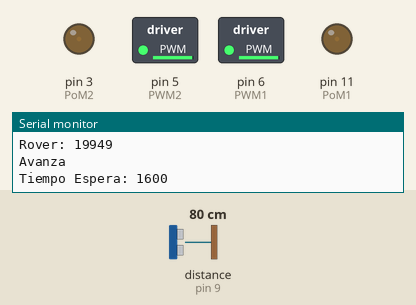
A sketch run on a simulated Arduino Uno, built with avr-gcc and run on an emulated ATmega328P. On the bench: switched loads named in the sketch (green lamp = pin HIGH), output pins drawn as LEDs (lit = HIGH), the last lines printed to the serial monitor. Wiring (inferred from the names in the program): ultrasonic range finder: trigger pin 10; echo pin 9. Dashed ring = blinking. The test bench sets the inputs (shaded band); at power-on: distance to the obstacle (sensor on pin 9) 80 cm. The echo pulse lasts 58.3 µs per cm; random numbers use the default seed unless the sketch sets one; pins used as bus, display or sensor lines are not drawn.

Above: at 3.3 s.
3.4 s: distance to the obstacle (sensor on pin 9) set to 23 cm
6.4 s: distance to the obstacle (sensor on pin 9) set to 19 cm
At 7.3 s:
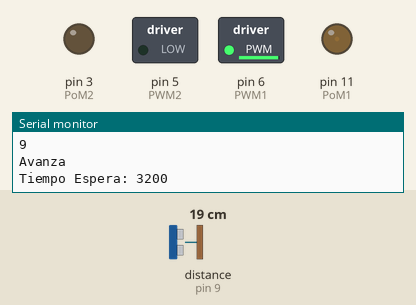
8.0 s: distance to the obstacle (sensor on pin 9) set to 35 cm
At 10.8 s:
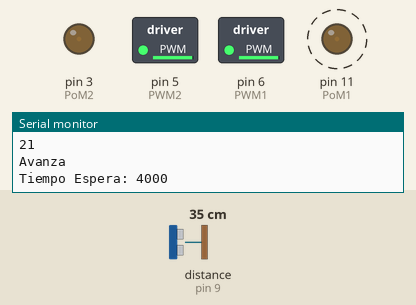
11.0 s: distance to the obstacle (sensor on pin 9) set to 2 cm
At 13.0 s:
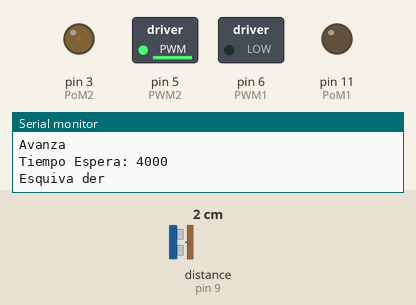
13.3 s: distance to the obstacle (sensor on pin 9) set to 60 cm
At 15.4 s:
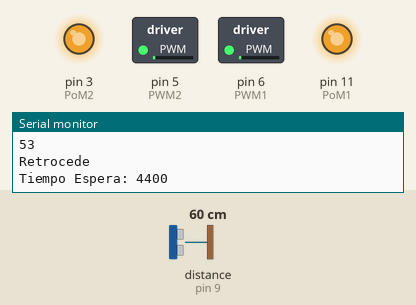
15.7 s: distance to the obstacle (sensor on pin 9) set to 4 cm
Timing chart, 0 to 18.7 s (numbered marks = the images above; inputs shaded):
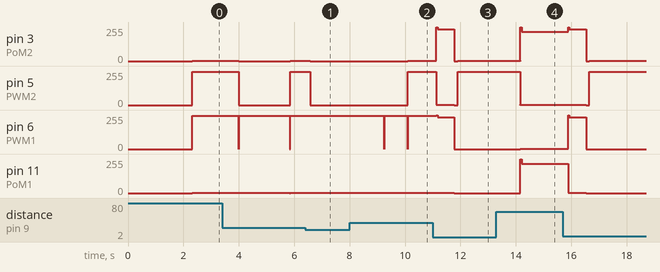

Measured:
- the behaviour switches between 21 and 20 cm on distance to the obstacle (sensor on pin 9) (found by bisection; images 0 and 1)
- after the input at 6.4 s, pin 3 (PoM2): 1/255 → 0/255 after 0.18 s; pin 5 (PWM2): 250/255 → 0/255 after 0.18 s
- after the input at 8.0 s, pin 3 (PoM2): 0/255 → 1/255 after 2.1 s; pin 5 (PWM2): 0/255 → 250/255 after 2.1 s; pin 6 (PWM1): alternates 250/255 for 0.83 s and 0/255 for 0.01 s, starting after 1.2 s; pin 11 (PoM1): alternates 1/255 for 0.83 s and 0/255 for 0.01 s, starting after 1.2 s
- after the input at 11.0 s, pin 3 (PoM2): 1/255 → 240/255 after 0.14 s, → 0/255 0.65 s later, → 1/255 0.11 s later; pin 5 (PWM2): 250/255 → 1/255 after 0.14 s, → 0/255 0.65 s later, → 250/255 0.11 s later; pin 6 (PWM1): 250/255 → 240/255 after 0.14 s, → 0/255 0.65 s later; pin 11 (PoM1): 1/255 → 0/255 after 0.79 s
- after the input at 13.3 s, pin 3 (PoM2): 1/255 → 220/255 after 0.85 s; pin 5 (PWM2): 250/255 → 1/255 after 0.85 s; pin 6 (PWM1): 0/255 → 1/255 after 0.86 s; pin 11 (PoM1): 0/255 → 220/255 after 0.86 s
- by itself, pin 6 (PWM1): alternates 250/255 for 1.8 s and 0/255 for 0.01 s
- by itself, pin 11 (PoM1): alternates 1/255 for 1.8 s and 0/255 for 0.01 s

The sketch:

RoverRandom.ino
```cpp
// Initialize
String vers = "RoverRandom";

int PWM1   = 6; // Pin Motor 1  (Izq)    PWM1 = ValM1  , PoM1= HIGH => avanza
int PoM1 = 11;   // Pin Motor 1 (Izq)  PWM1 = HIGH  , PoM1= ValM1 => retrocede
int PWM2   = 5; // Pin Motor 2
int PoM2 = 3;   // Pin Motor 2  (Der)
int ValMax1, ValMax2, ValM1, ValM2;
int BackFwdDer,BackFwdIzq;
int BajoTrig = 6; // TRIG Ultrasonido bajo
int BajoEcho = 8;  // ECHO  ultrasonido bajo
int x, y;
int i = 1;     // increment
//  int LED=13;   NO usar,  PIN 13 es para motor (PWM)
long Dis; int length;


int tiempoEspera = 0;
unsigned long int tiempoParaAccion = 0;

void setup()
{

  // Seteo Constantes por tipo Rover (ver Codez)
  //    rover_rojo();
    rover_negro();
  //rover_Sab();
  //rover_DC();

  pinMode(PWM1,  OUTPUT);
  pinMode(PoM1,   OUTPUT);
  pinMode(PWM2, OUTPUT);
  pinMode(PoM2, OUTPUT);
  pinMode(BajoTrig, OUTPUT);
  pinMode(BajoEcho, INPUT);

  Serial.begin(9600);         // Inicializo canal de comunicaciones
  Serial.println("Start");
  Dis=distancia(BajoTrig,BajoEcho);
  Serial.print("Version: "); Serial.println(vers);
  Serial.print("Rover: "); Serial.print(Dis);
  delay(2000);//Para dar tiempo luego de programarlo /conectar bateria
}//setup


// Main program
void loop()
{
//Dis=distancia(BajoTrig,BajoEcho);
  comportamiento();

}//endloop

//*****************************  Funciones ******************************

void comportamiento(){
  Desviar();
  Esquiva();
  if(millis() > tiempoParaAccion){
    Para();
    acciones(random(100));
    tiempoParaAccion = millis() + tiempoEspera;
  }
}//comportamiento

void acciones(int comando){
  Serial.println(comando);
  switch (comando){
    case 0 ... 49:
      //Avanza
      Serial.println("Avanza");
      Avanza(10);
      tiempoEspera = random(3, 11)*400;
      break;
    case 50 ... 54:
      //Retrocede
      Serial.println("Retrocede");
      Retrocede(10);
      tiempoEspera = random(4, 13)*400;
      break;

    case 55 ... 75:
      //Arco Der
      Serial.println("Arco Der");
      ArcoDer(10);
      tiempoEspera = random(3,16)*120;
      break;

    case 76 ... 96:
      //Arco Izq
      Serial.println("Arco Izq");
      ArcoIzq(10);
      tiempoEspera = random(3,16)*120;
      break;

    case 97 ... 100:
     //Parar
     Serial.println("Parar");
     Para();
     tiempoEspera = random(1,5)*1000;
     break;
  }
    Serial.print("Tiempo Espera: ");
    Serial.println(tiempoEspera);


}//acciones

void Desviar(){
    int direccion  = random(2);
    while (distancia(BajoTrig,BajoEcho) < 20){
      if(direccion == 0){
        ArcoDer(1);
      } else {
        ArcoIzq(1);
      }
      tiempoEspera = 0;
    }


}//Desviar


void Esquiva(){

  if(distancia(BajoTrig,BajoEcho) < 8)
  {
    Serial.print("Esquiva ");
    if(random(2) == 0) {
      Serial.println("der");
      GiroDer(600);
    }
    else{
      Serial.println("izq");
     GiroIzq(600);
   }
  Para();
  tiempoEspera = 0;
  }

}//Esquiva

void Arranca(){// Potencia maxima para vencer inercia del motor
  analogWrite(PoM1, BackFwdIzq) ;  // High en rover
  analogWrite(PWM1, ValMax1) ;
  analogWrite(PoM2, BackFwdDer) ;   // High en rover
  analogWrite(PWM2, ValMax2);
  delay(80);

}
void Avanza(int Dly) {
  analogWrite(PoM1, BackFwdIzq) ;  // High en rover
  analogWrite(PWM1, ValM1) ;
  analogWrite(PoM2, BackFwdDer) ;   // High en rover
  analogWrite(PWM2, ValM2);
  delay(Dly);
}
void Retrocede(int Dly) {
  analogWrite(PoM1, ValMax1) ;
  analogWrite(PWM1, BackFwdIzq) ;
  analogWrite(PoM2, ValMax2) ;
  analogWrite(PWM2, BackFwdDer) ;
  delay(50);
  analogWrite(PoM1, ValM1-30) ;
  analogWrite(PWM1, BackFwdIzq) ;
  analogWrite(PoM2, ValM2-30) ;
  analogWrite(PWM2, BackFwdDer) ;
  delay(Dly);
}
void Para() {
  digitalWrite(PoM1, LOW) ;
  digitalWrite(PoM2, LOW) ;
  digitalWrite(PWM1, LOW) ;
  digitalWrite(PWM2, LOW) ;
  delay(10);
}
void GiroDer(int Dly) {
  analogWrite(PoM1, BackFwdIzq) ;   //izq avanza
  analogWrite(PWM1, ValMax1) ;
  analogWrite(PoM2, ValMax2) ;
  analogWrite(PWM2,BackFwdDer ) ;
  delay(50);

  analogWrite(PoM1, BackFwdIzq) ;   //izq avanza
  analogWrite(PWM1, ValM1-10) ;
  analogWrite(PoM2, ValM2-10) ;
  analogWrite(PWM2,BackFwdDer );
  delay(Dly);
}
void GiroIzq(int Dly) {
  analogWrite(PoM1, ValMax1) ;   //izq retrocede
  analogWrite(PWM1, BackFwdIzq) ;
  analogWrite(PoM2, BackFwdDer) ;
  analogWrite(PWM2,ValMax2 ) ;
  delay(50);

  analogWrite(PoM1, ValM1) ;   //Motor izq retrocede
  analogWrite(PWM1, BackFwdIzq) ;
  analogWrite(PoM2, BackFwdDer) ;
  analogWrite(PWM2, ValM2);
  delay(Dly);
}


void ArcoDer(int Dly) {
  analogWrite(PoM1, HIGH) ;  // High en rover
  analogWrite(PWM1, ValM1) ;
  analogWrite(PoM2, 0) ;   // High en rover
  analogWrite(PWM2, 0);
  delay(Dly);
}

void ArcoIzq(int Dly) {
  analogWrite(PoM1, 0) ;  // High en rover
  analogWrite(PWM1, 0) ;
  analogWrite(PoM2, HIGH) ;   // High en rover
  analogWrite(PWM2, ValM2);
  delay(Dly);
}


long distancia(int Trig, int Echo) { //Mide la distancia y la guarda en "cm"
  long resultado; long Tiempo_us;
  digitalWrite(Trig, LOW);
  delayMicroseconds(2);
  digitalWrite(Trig, HIGH);
  delayMicroseconds(10);
  digitalWrite(Trig, LOW);
  Tiempo_us = pulseIn(Echo, HIGH, 4060);
  resultado = Tiempo_us / 58;
  delay(100); // Verificar
  if (Tiempo_us == 0) {
    resultado = 199;
  }
  return resultado;
} // distancia

// End.
```

Codez.ino
```cpp
 void rover_rojo(){

 ValMax1   = 255; //Valor maximo motor izquierdo
 ValMax2   = 235; //Valor maximo motor derecho
 ValM1   = 220; // Potencia Motor Izq
 ValM2   = 170; // Potencia Motor Der // cambie la potencia,estaba en 175

 }
 void rover_negro(){

 ValMax1   = 255; //Valor maximo motor izquierdo
 ValMax2   = 255; //Valor maximo motor derecho
 BackFwdIzq=1;
 BackFwdDer=1;
 ValM1   = 250; // Potencia Motor Izq
 ValM2   = 250; // Potencia Motor Der
 PWM1   = 6; // Pin Motor 1  (Der)    PWM1 = ValM1  , PoM1= HIGH => avanza
 PoM1 = 11;   // Pin Motor 1 (Der)  PWM1 = HIGH  , PoM1= ValM1 => retrocede
 PWM2   = 5; // Pin Motor 2
 PoM2 = 3;   // Pin Motor 2  (Izq)
 BajoTrig = 10; // TRIG Ultrasonido bajo
 BajoEcho = 9;  // ECHO  ultrasonido bajo

  }

void rover_DC(){
 ValMax1   = 130; //Valor maximo motor izquierdo
 ValMax2   = 130; //Valor maximo motor derecho
 BackFwdIzq=1;
 BackFwdDer=1;
 //S3 ValM1 = 90 ValM2 = 110
 ValM1   = 40; // Potencia Motor Izq
 ValM2   = 55; // Potencia Motor Der
 PWM1   = 11; // Pin Motor 1  (Der)    PWM1 = ValM1  , PoM1= HIGH => avanza
 PoM1 = 6;   // Pin Motor 1 (Der)  PWM1 = HIGH  , PoM1= ValM1 => retrocede
 PWM2   = 5; // Pin Motor 2
 PoM2 = 3;   // Pin Motor 2  (Izq)
 BajoTrig = 13; // TRIG Ultrasonido bajo
 BajoEcho = 12;  // ECHO  ultrasonido bajo

  }

  void rover_Sab(){
 ValMax1   = 255; //Valor maximo motor izquierdo
 ValMax2   = 255; //Valor maximo motor derecho
 BackFwdIzq=0;
 BackFwdDer=0;
 ValM1   = 250; // Potencia Motor Izq
 ValM2   = 250; // Potencia Motor Der
 PWM1   = 11; // Pin Motor 1  (Der)    PWM1 = ValM1  , PoM1= HIGH => avanza
 PoM1 = 10;   // Pin Motor 1 (Der)  PWM1 = HIGH  , PoM1= ValM1 => retrocede
 PWM2   = 5; // Pin Motor 2
 PoM2 = 3;   // Pin Motor 2  (Izq)
 BajoTrig = 6; // TRIG Ultrasonido bajo
 BajoEcho = 7;  // ECHO  ultrasonido bajo

  }

//void BubbleSortAsc()
//{
//   int i, j, flag = 1;
//   int temp;
//   for (i = 1; (i <= length) && flag; i++)
//   {
//      flag = 0;
//      for (j = 0; j < (length - 1); j++)
//      {
//         if (Lect[j + 1] < Lect[j])
//         {
//            temp = Lect[j];
//            Lect[j] = Lect[j + 1];
//            Lect[j + 1] = temp;
//            flag = 1;
//         }
//      }
//   }
//}
// Chequea memoria RAM libre en tiempo de ejecucion
// SRAM para  ATmega328p = 2048Kb.
int availableMemory() {
    // Use 1024 with ATmega168
    int size = 2048;
    byte *buf;
    while ((buf = (byte *) malloc(--size)) == NULL);
        free(buf);
    return size;
}
```
